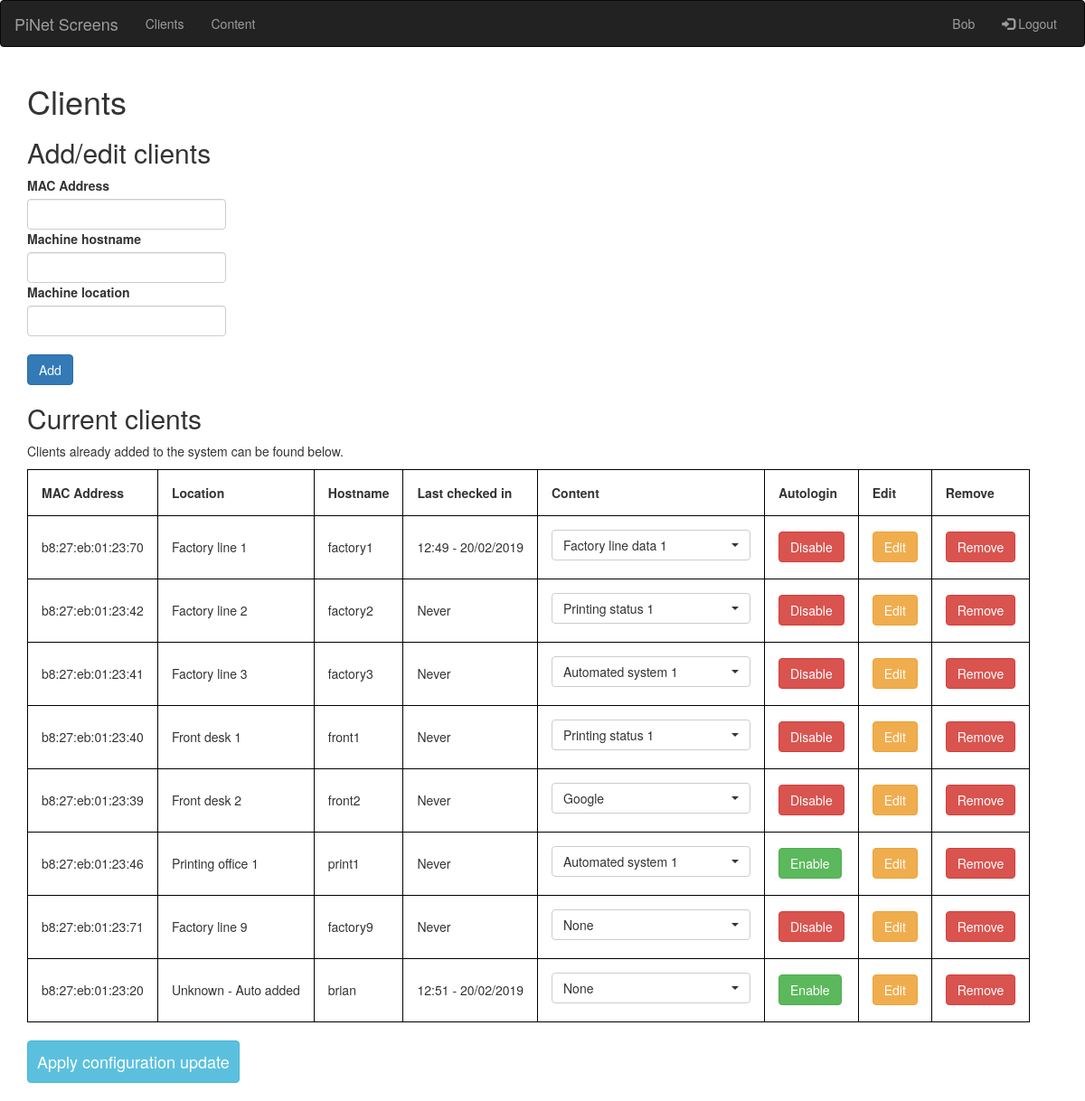
The app's page /clients (signed in) with its own data.
### pinet_screens/models.py (models this page shows, shortened)
class LoginUser(UserMixin, Base):
    __tablename__= "login_users"
    user_id = Column(Integer, autoincrement=True, primary_key=True, unique=True, nullable=False)
    username = Column(String(30), nullable=False, unique=True)
    password_hash = Column(String(100), nullable=False)
    password_salt = Column(String(100), nullable=False)

class Client(Base):
    __tablename__ = "clients"
    client_id = Column(Integer, autoincrement=True, primary_key=True, unique=True, nullable=False)
    mac_address = Column(String(17), nullable=False, unique=True)
    hostname = Column(String(63), nullable=True, unique=True)
    location = Column(String(50), nullable=False)
    ldm_autologin = Column(Boolean, nullable=False)
    last_checked_in = Column(DateTime)
    content_id = Column(ForeignKey('content.content_id'), primary_key=False, nullable=True, index=True)
    content = relationship('Content')

class Content(Base):
    __tablename__ = "content"
    content_id = Column(Integer, autoincrement=True, primary_key=True, unique=True, nullable=False)
    content_name = Column(String(30), nullable=False, unique=True)
    browser = Column(Boolean, nullable=False)
    url = Column(String(200), nullable=True)
    script = Column(Boolean, nullable=False)
    script_body = Column(String(2000), nullable=True)
    clients = relationship("Client")

### pinet_screens/routes.py (the view, shortened to what this page needs)
@routes.route("/clients",  methods=['GET', 'POST'])
@routes.route("/clients/edit/<client_id>",  methods=['GET', 'POST'])
@login_required
def clients_home(client_id=None):
    form = forms.ClientForm(request.form)
    if client_id and request.method == "GET":
        client = database.get_client_from_id(int(client_id))
        form.mac_address.default = client.mac_address
        form.hostname.default = client.hostname
        form.location.default = client.location
        form.process()
    content = database.get_all_content()
    clients = database.get_all_clients()
    return render_template("clients_home.html", form=form, clients=clients, content=content, edit=bool(client_id))

### pinet_screens/forms.py
class ClientForm(Form):
    def hostname_validation(form, field):
        if "." in field.data or len(field.data) > 63:
            raise ValidationError('Hostname must be under 63 chars long and can not contain a dot.')
    def pi_validation(form, field):
        if not field.data.lower().startswith("b8:27:eb"):
            raise ValidationError('Invalid client MAC address. All Raspberry Pi MAC addresses start with B8:27:EB')
    mac_address = StringField("MAC Address", validators=[DataRequired(), MacAddress(), pi_validation])
    hostname = StringField("Machine hostname", validators=[DataRequired(), hostname_validation])
    location = StringField("Machine location", validators=[DataRequired()])

### pinet_screens/database.py (called while the page is built)
def get_all_content():
    content = db_session.query(Content).all()
    return content

def get_all_clients():
    clients = db_session.query(Client).all()
    return clients

def get_login_user_from_id(user_id):
    login_user = db_session.query(LoginUser).filter(LoginUser.user_id == int(user_id)).first()
    return login_user

### pinet_screens/main.py (called while the page is built)
@login_manager.user_loader
def load_user(id):
    return database.get_login_user_from_id(id)

### pinet_screens/templates/clients_home.html (shortened to what this page needs)
{% extends "layout.html" %}
{% block content %}
    <h1>Clients</h1>
    <h2>Add/edit clients</h2>
    <form method=post style="max-width: 220px">
        <dl>
                    {{ render_field(form.mac_address, class="form-control") }}
                    {{ render_field(form.hostname, class="form-control") }}
                    {{ render_field(form.location, class="form-control") }}
        </dl>
        {% if edit %}
            <p><input class="btn btn-primary" type=submit value="Edit"></p>
        {% else %}
            <p><input class="btn btn-primary" type=submit value="Add"></p>
        {% endif %}
    </form>
    <h2>Current clients</h2>
    <p>Clients already added to the system can be found below.</p>
    <table>
    <tr>
        <th>MAC Address</th>
        <th>Location</th>
        <th>Hostname</th>
        <th>Last checked in</th>
        <th>Content</th>
        <th>Autologin</th>
        <th>Edit</th>
        <th>Remove</th>
    </tr>
    {% for client in clients %}
        <tr>
            <td>{{ client.mac_address }}</td>
            <td>{{ client.location }}</td>
            <td>{{ client.hostname }}</td>
            {% if client.last_checked_in %}
                <td>{{ client.last_checked_in.strftime('%H:%M - %d/%m/%Y') }}</td>
            {% else %}
                <td>Never</td>
            {% endif %}
            <td><label>
                <select data-client="{{ client.client_id }}" class="selectpicker selectcontent" id="content-picker">
                    {% if not client.content_id %}
                        <option selected value="-1">None</option>
                    {% else %}
                        <option value="-1">None</option>
                    {%  endif %}
                    {% for single_content in content %}
                        {% if client.content_id == single_content.content_id %}
                            <option selected value="{{ single_content.content_id }}">{{ single_content.content_name }}</option>
                        {% else %}
                            <option value="{{ single_content.content_id }}">{{ single_content.content_name }}</option>
                        {% endif %}
                    {% endfor %}
                </select>
            </label></td>
            {% if client.ldm_autologin %} <td><a href="/clients/disable_auto_login/{{ client.client_id }}" class="btn btn-danger" role="button">Disable</a></td>
            {% else %} <td><a href="/clients/enable_auto_login/{{ client.client_id }}" class="btn btn-success" role="button">Enable</a></td> {% endif %}
            <td><a href="/clients/edit/{{ client.client_id }}" class="btn btn-warning" role="button">Edit</a></td>
            <td><a href="/clients/remove/{{ client.client_id }}" class="btn btn-danger" role="button">Remove</a></td>
        </tr>
    {% endfor %}
    </table>
    <br>
    <a href="/clients/apply" class="btn btn-info" role="button" id="applyconfigbutton">Apply configuration update</a>
    <br>
    <br>
{% endblock %}

### pinet_screens/templates/layout.html (shortened to what this page needs)
<!DOCTYPE html>
<html lang="en">
<head>
    <link rel="stylesheet" href="/static/css/bootstrap.min.css">
    <link rel="stylesheet" href="/static/css/bootstrap-select.min.css">
    <link rel="stylesheet" href="/static/css/pinet.css">
</head>
<body>
<nav class="navbar navbar-inverse">
    <div class="container-fluid">
        <div class="navbar-header">
            <a class="navbar-brand" href="/">PiNet Screens</a>
        </div>
        <div class="collapse navbar-collapse" id="myNavbar">
            <ul class="nav navbar-nav">
                <li><a href="/clients">Clients</a></li>
                <li><a href="/content">Content</a></li>
            </ul>
            <ul class="nav navbar-nav navbar-right">
                {% if current_user %}
                    <li><a href="/clients"> {{ current_user.username|capitalize }} </a></li>
                    <li><a href="/logout"><span class="glyphicon glyphicon-log-in"></span> Logout</a></li>
                {% else %}
                    <li><a href="/login"><span class="glyphicon glyphicon-log-in"></span>Login</a></li>
                {% endif %}
            </ul>
        </div>
    </div>
</nav>
<div class="pinet-main-body">
    {% from "_formhelpers.html" import render_field %}
    <div class="{{container_name or 'container'}}">
    {% block content %}
    {% endblock %}
    </div>
</div>
</body>
</html>

### pinet_screens/templates/_formhelpers.html (shortened to what this page needs)
{% macro render_field(field) %}
  <dt>{{ field.label }}
  <dd>{{ field(**kwargs)|safe }}
  </dd>
{% endmacro %}

### pinet_screens/static/css/pinet.css (style rules this page uses)
th, td { border: 1px solid black; padding: 15px; }
#applyconfigbutton { font-size: 18px; padding: 10px; }

### records on screen
LoginUser: username "Bob"
Client: mac_address "b8:27:eb:01:23:70", location "Factory line 1", hostname "factory1", last_checked_in "12:49 - 20/02/2019"
Content: content_name "Factory line data 1"
Client: mac_address "b8:27:eb:01:23:42", location "Factory line 2", hostname "factory2", shows "Never"
Content: content_name "Printing status 1"
Client: mac_address "b8:27:eb:01:23:41", location "Factory line 3", hostname "factory3", shows "Never"
Content: content_name "Automated system 1"
Client: mac_address "b8:27:eb:01:23:40", location "Front desk 1", hostname "front1", shows "Never"
Client: mac_address "b8:27:eb:01:23:39", location "Front desk 2", hostname "front2", shows "Never"
Content: content_name "Google"
Client: mac_address "b8:27:eb:01:23:46", location "Printing office 1", hostname "print1", shows "Never"
Client: mac_address "b8:27:eb:01:23:71", location "Factory line 9", hostname "factory9", shows "Never", shows "None"
Client: mac_address "b8:27:eb:01:23:20", location "Unknown - Auto added", hostname "brian", last_checked_in "12:51 - 20/02/2019", shows "None"

### other values on screen
{{ field.label }} "MAC Address Machine hostname Machine location"
